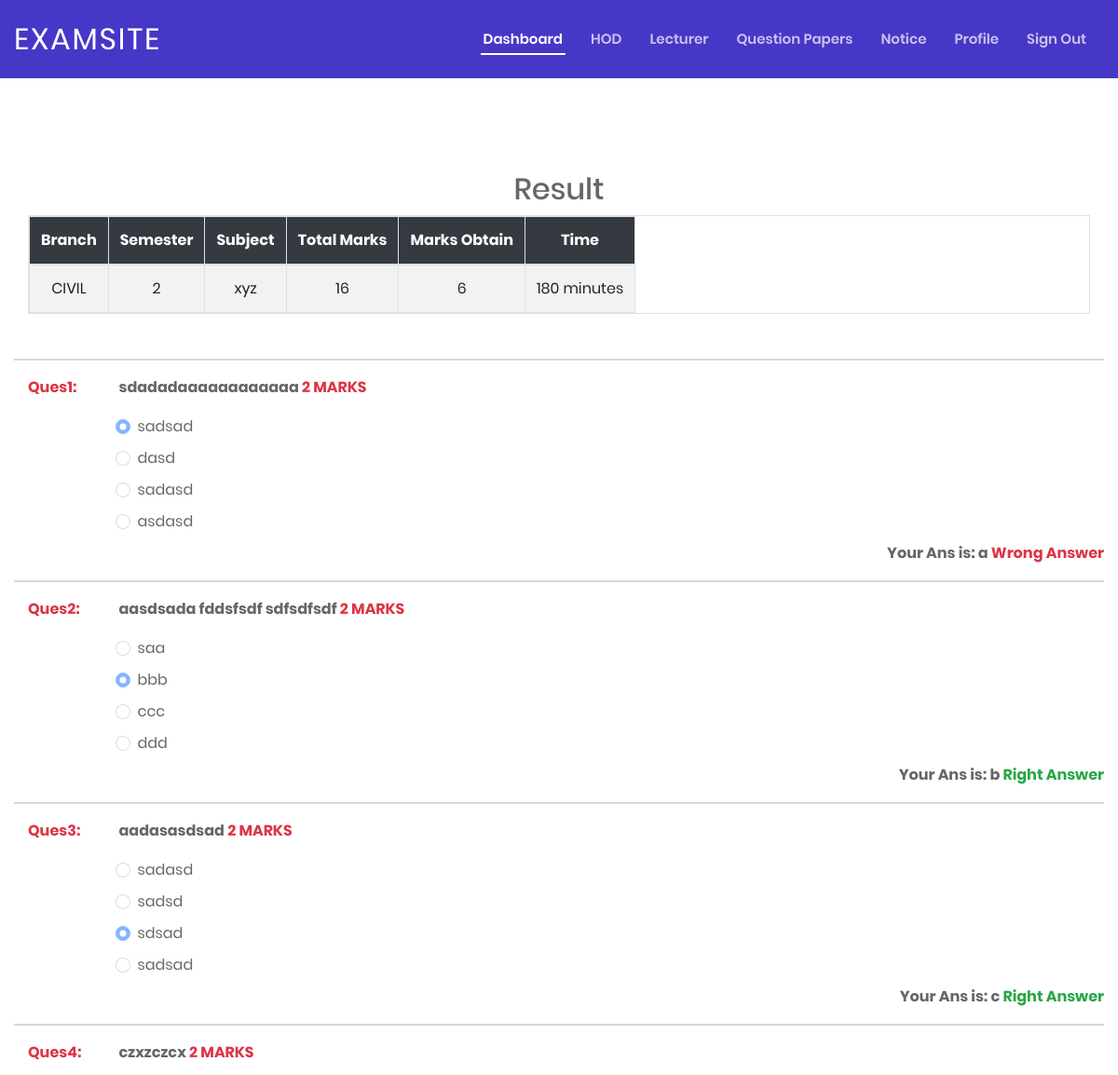
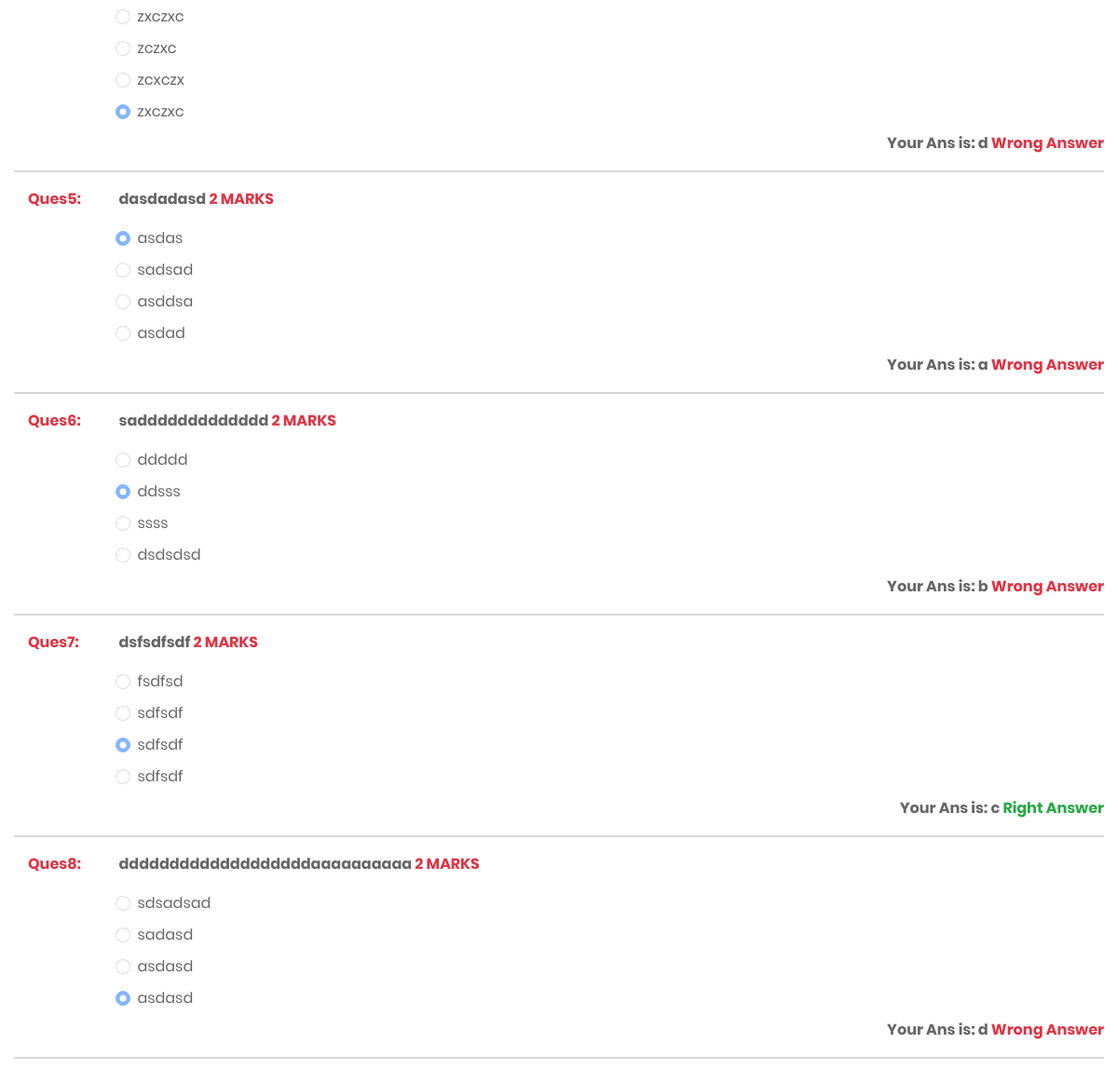
Screenshot of /users/admin/view-question-paper.php?question_paper_id=620bf2a197ac5&&studemail=q@gmail.com (signed in) with the database file from the repository (2 pictures, top to bottom).
### tables this page shows
CREATE TABLE `question_paper` (
  `id` int(11) NOT NULL,
  `branch` varchar(255) NOT NULL,
  `semester` varchar(255) NOT NULL,
  `subject` varchar(255) NOT NULL,
  `time` int(11) NOT NULL,
  `totalmarks` int(11) NOT NULL,
  `totalquestions` int(11) NOT NULL,
  `added_by` varchar(255) NOT NULL,
  `question_paper_id` varchar(255) NOT NULL,
  `question_id` varchar(122) NOT NULL,
  `status` int(11) NOT NULL DEFAULT 0,
  `pprname` varchar(155) NOT NULL
);

CREATE TABLE `questions` (
  `id` int(11) NOT NULL,
  `questionmarks` int(11) NOT NULL,
  `correctanwer` varchar(255) NOT NULL,
  `optiond` varchar(255) NOT NULL,
  `optionc` varchar(255) NOT NULL,
  `optionb` varchar(255) NOT NULL,
  `optiona` varchar(255) NOT NULL,
  `question` longtext NOT NULL,
  `subject` varchar(255) NOT NULL,
  `semester` varchar(255) NOT NULL,
  `branch` varchar(255) NOT NULL,
  `added_by` varchar(255) NOT NULL
);

CREATE TABLE `question_paper_ans` (
  `id` int(11) NOT NULL,
  `studemail` varchar(255) NOT NULL,
  `question_paper_id` varchar(255) NOT NULL,
  `question_id` varchar(255) NOT NULL,
  `question_ans` varchar(255) NOT NULL
);

### users/admin/view-question-paper.php (the view, shortened to what this page needs)
<?php
include "../../db.php";
    $sessionemail=$_GET['studemail'];
    $question_paper_id=$_GET['question_paper_id'];
    $sql=mysqli_query($con,"select * from `question_paper` where `question_paper_id`='$question_paper_id'");
    $rowsql=mysqli_fetch_array($sql);
include "nav.php";
?>
    <main id="main">
        <section class="container justify-content-center">
            <div class="container mb-5 text-center">
                <h2 class="h2 display-5">Result</h2>
                <table class="table table-responsive table-bordered table-striped text-center">
                    <thead class="bg-dark text-white">
                        <tr>
                            <th>Branch</th>
                            <th>Semester</th>
                            <th>Subject</th>
                            <th>Total Marks</th>
                            <th>Marks Obtain</th>
                            <th>Time</th>
                        </tr>
                    </thead>
                    <tbody>
                        <tr>
                            <td><?php echo $rowsql['branch']; ?></td>
                            <td><?php echo $rowsql['semester']; ?></td>
                            <td><?php echo $rowsql['subject']; ?></td>
                            <td><?php echo $rowsql['totalmarks']; ?></td>
                            <td id="obtainedmarks"></td>
                            <td><?php echo $rowsql['time']." minutes"; ?></td>
                        </tr>
                    </tbody>
                </table>
            </div>
            <hr>
            <?php
$sqlque=mysqli_query($con,"select * from `question_paper` where `question_paper_id`='$question_paper_id'");
$srno=1;
while($rowques=mysqli_fetch_array($sqlque)){
            ?>
            <div class="container">
                <div class="row">
                    <div class="col-md-1">
                        <span class="text-danger fw-bold">Ques<?php echo $srno++; ?>:</span>
                    </div>
                    <div class="col-md-11">
                        <span class="fw-bolder">
                        <?php
                        $question_id=$rowques['question_id'];
                        $sqlq=mysqli_query($con,"select * from `questions` where `id`='$question_id'");
                        $rowq=mysqli_fetch_array($sqlq);
                        echo $rowq['question']." <span class='text-danger'>".$rowq['questionmarks']." MARKS</span>";
                         $sqlans=mysqli_query($con,"SELECT * FROM `question_paper_ans` WHERE `question_paper_id`='$question_paper_id' and `studemail`='$sessionemail' and `question_id`='$question_id'");
                         $rowans=mysqli_fetch_array($sqlans);
                         $selcteda="";
                         $selctedb="";
                         $selctedc="";
                         $selctedd="";
                         if($rowans['question_ans']=="a"){
                            $selcteda="checked";
                         }else if($rowans['question_ans']=="b"){
                            $selctedb="checked";
                         }else if($rowans['question_ans']=="c"){
                            $selctedc="checked";
                        }else if($rowans['question_ans']=="d"){
                            $selctedd="checked";
                        }
                        ?>
                        </span>
                    </div>
                </div>
                <div class="row mt-md-2">
                    <div class="col-md-1"></div>
                    <div class="col-md-11">
                        <div class="form-check">
                            <div class="radio my-2">
                                <label for="radio1" class="form-check-label ">
                                    <input <?php echo $selcteda; ?> disabled type="radio" id="radio1" name="ans-<?php echo $question_id;?>" value="a" class="form-check-input">
                                    <?php  echo $rowq['optiona']; ?>
                                </label>
                            </div>
                            <div class="radio my-2">
                                <label for="radio2" class="form-check-label ">
                                    <input <?php echo $selctedb; ?> disabled  type="radio" id="radio2" name="ans-<?php echo $question_id;?>" value="b" class="form-check-input">
                                    <?php  echo $rowq['optionb']; ?>
                                </label>
                            </div>
                            <div class="radio my-2">
                                <label for="radio3" class="form-check-label ">
                                    <input <?php echo $selctedc; ?> disabled type="radio" id="radio3" name="ans-<?php echo $question_id;?>" value="c" class="form-check-input">
                                    <?php echo $rowq['optionc']; ?>
                                </label>
                            </div>
                            <div class="radio my-2">
                                <label for="radio3" class="form-check-label ">
                                    <input <?php echo $selctedd; ?> disabled type="radio" id="radio3" name="ans-<?php echo $question_id;?>" value="d" class="form-check-input">
                                    <?php  echo $rowq['optiond']; ?>
                                </label>
                            </div>
                        </div>
                    </div>
                </div>
            </div>
            <div class="text-right fw-bolder" style="text-align:right">
            <?php
            echo  "Your Ans is: ". $rowans['question_ans']." ";
            if($rowans['question_ans']!=$rowq['correctanwer']){
                    echo "<span class='text-danger'>Wrong Answer</span>";
            }else{
                echo "<span class='text-success'>Right Answer</span>";
            }
            ?>
            </div>
            <hr>
            <?php } ?>
        </section>
    </main>
    <?php
include "footer.php";
?>

### assets/css/style.css (style rules this page uses)
body { font-family: "Open Sans", sans-serif; color: #444444; }
h1, h2, h3, h4, h5, h6 { font-family: "Poppins", sans-serif; }
section { padding: 100px 0; overflow: hidden; }

### assets/css/custom.css (style rules this page uses)
.table > thead > tr > th, .table > tbody > tr > td { vertical-align: middle; }

### rows the page displays
question_paper: branch "CIVIL", semester "2", subject "xyz", totalmarks "16", time "180", question.question "sdadadaaaaaaaaaaaa", question.questionmarks "2", question.optiona "sadsad", question.optionb "dasd", question.optionc "sadasd", question.optiond "asdasd", question_paper_ans.question_ans "a", shows "Wrong Answer"
question_paper: question.question "aasdsada fddsfsdf sdfsdfsdf", question.questionmarks "2", question.optiona "saa", question.optionb "bbb", question.optionc "ccc", question.optiond "ddd", question_paper_ans.question_ans "b", shows "Right Answer"
question_paper: question.question "aadasasdsad", question.questionmarks "2", question.optiona "sadasd", question.optionb "sadsd", question.optionc "sdsad", question.optiond "sadsad", question_paper_ans.question_ans "c", shows "Right Answer"
question_paper: question.question "czxzczcx", question.questionmarks "2", question.optiona "zxczxc", question.optionb "zczxc", question.optionc "zcxczx", question.optiond "zxczxc", question_paper_ans.question_ans "d", shows "Wrong Answer"
question_paper: question.question "dasdadasd", question.questionmarks "2", question.optiona "asdas", question.optionb "sadsad", question.optionc "asddsa", question.optiond "asdad", question_paper_ans.question_ans "a", shows "Wrong Answer"
question_paper: question.question "saddddddddddddd", question.questionmarks "2", question.optiona "ddddd", question.optionb "ddsss", question.optionc "ssss", question.optiond "dsdsdsd", question_paper_ans.question_ans "b", shows "Wrong Answer"
question_paper: question.question "dsfsdfsdf", question.questionmarks "2", question.optiona "fsdfsd", question.optionb "sdfsdf", question.optionc "sdfsdf", question.optiond "sdfsdf", question_paper_ans.question_ans "c", shows "Right Answer"
question_paper: question.question "dddddddddddddddddddaaaaaaaaaa", question.questionmarks "2", question.optiona "sdsadsad", question.optionb "sadasd", question.optionc "asdasd", question.optiond "asdasd", question_paper_ans.question_ans "d", shows "Wrong Answer"
